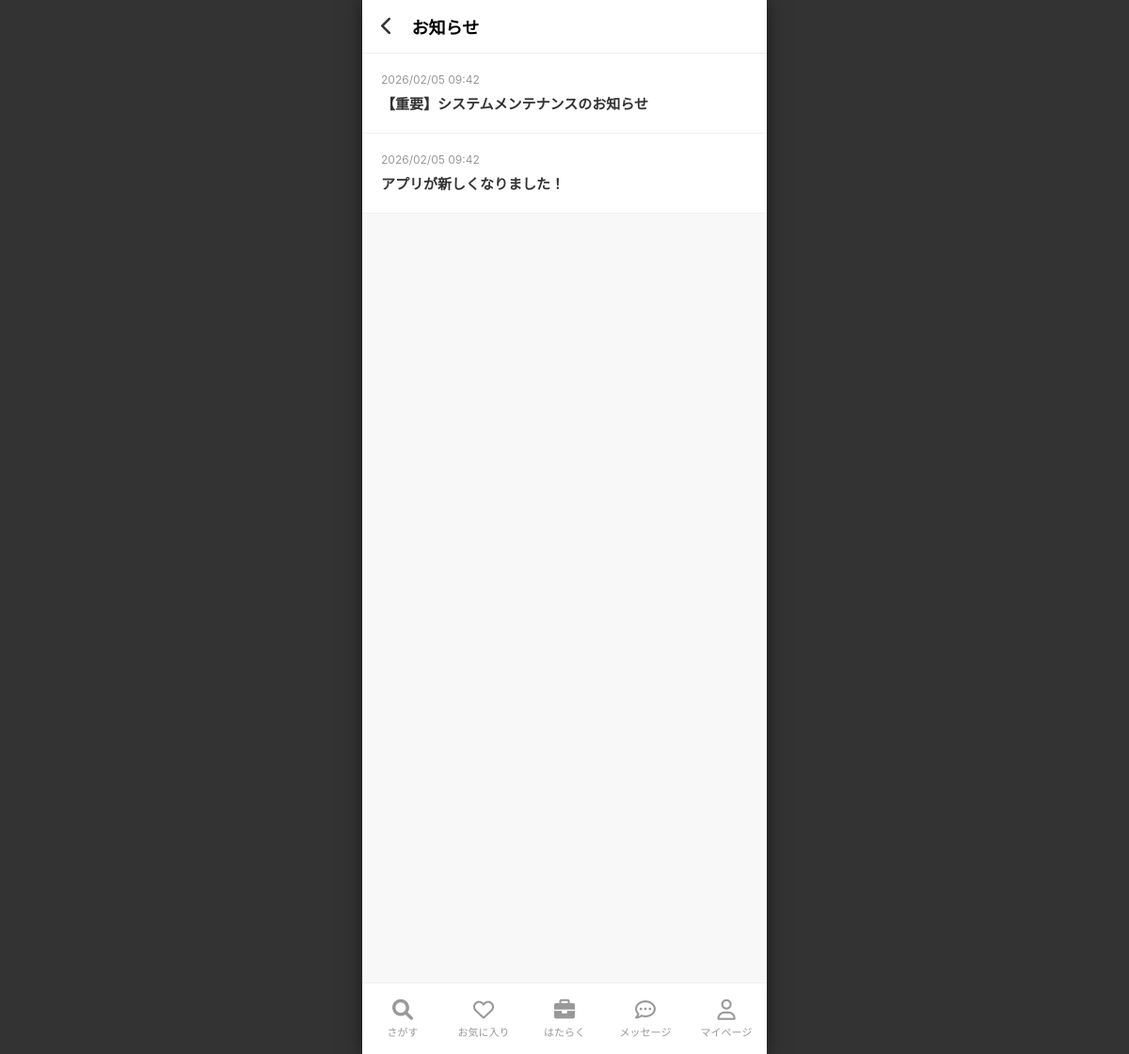
The page /mypage/notifications/ (signed in) on the database its author committed.
### accounts/models.py (models this page shows, shortened)
class Notification(models.Model):
    user = models.ForeignKey(User, on_delete=models.CASCADE, related_name='notifications')
    title = models.CharField("タイトル", max_length=200)
    content = models.TextField("内容")
    is_read = models.BooleanField("既読", default=False)
    created_at = models.DateTimeField("送信日時", auto_now_add=True)
    class Meta:
        ordering = ['-created_at']

### accounts/views.py (the view)
# urls.py: path('mypage/notifications/', account_views.NotificationListView.as_view(), name='notification_list'),
class NotificationListView(LoginRequiredMixin, ListView):
    model = Notification
    template_name = 'MyPage/notification_list.html'
    context_object_name = 'notifications'
    def get_queryset(self):
        return Notification.objects.filter(user=self.request.user)
    def get(self, request, *args, **kwargs):
        Notification.objects.filter(user=request.user, is_read=False).update(is_read=True)
        return super().get(request, *args, **kwargs)

### accounts/templates/MyPage/notification_list.html (shortened to what this page needs)
{% extends 'base_main.html' %}
{% block content %}
<div class="notif-container">
    <div class="notif-header">
        <a href="{% url 'mypage' %}" class="back-link">
            <i class="fa-solid fa-chevron-left"></i>
        </a>
        <span class="header-title">お知らせ</span>
    </div>
    <div class="notif-list">
        {% for notif in notifications %}
        <div class="notif-item" onclick="toggleNotif(this)">
            <div class="notif-top">
                <div class="notif-date">{{ notif.created_at|date:"Y/m/d H:i" }}</div>
            </div>
            <div class="notif-title">{{ notif.title }}</div>
        </div>
        {% empty %}
        <div class="empty-msg">
            お知らせはありません
        </div>
        {% endfor %}
    </div>
</div>
{% endblock %}

### templates/base_main.html (style rules this page uses)
:root { --highme-yellow: #FFD700; --ios-blue: #007AFF; --bg-gray: #F8F8F8; }
body, html { margin: 0; padding: 0; height: 100%; width: 100%; background-color: #333; display: flex; justify-content: center; align-items: center; overflow: hidden; font-family: -apple-system, sans-serif; }

### accounts/templates/MyPage/notification_list.html (style rules this page uses)
.notif-container { background-color: #F8F8F8; min-height: 100vh; }
.notif-header { background: white; padding: 15px 20px; display: flex; align-items: center; border-bottom: 1px solid #eee; position: sticky; top: 0; z-index: 100; }
.back-link { color: #333; text-decoration: none; font-size: 20px; margin-right: 20px; }
.header-title { font-size: 18px; font-weight: bold; }
.notif-list { padding: 0; }
.notif-item { background: white; padding: 20px; border-bottom: 1px solid #f0f0f0; display: block; text-decoration: none; color: #333; }
.notif-top { display: flex; justify-content: space-between; align-items: flex-start; margin-bottom: 8px; }
.notif-date { font-size: 12px; color: #999; }
.notif-title { font-size: 15px; font-weight: bold; line-height: 1.4; }

### rows shown on the page
Notification: created_at "2026/02/05 09:42", title "【重要】システムメンテナンスのお知らせ"
Notification: created_at "2026/02/05 09:42", title "アプリが新しくなりました！"
